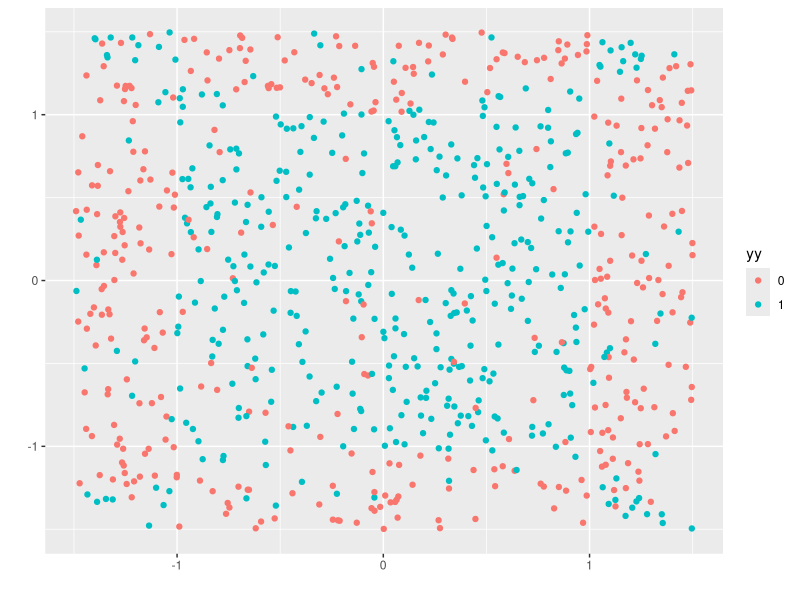
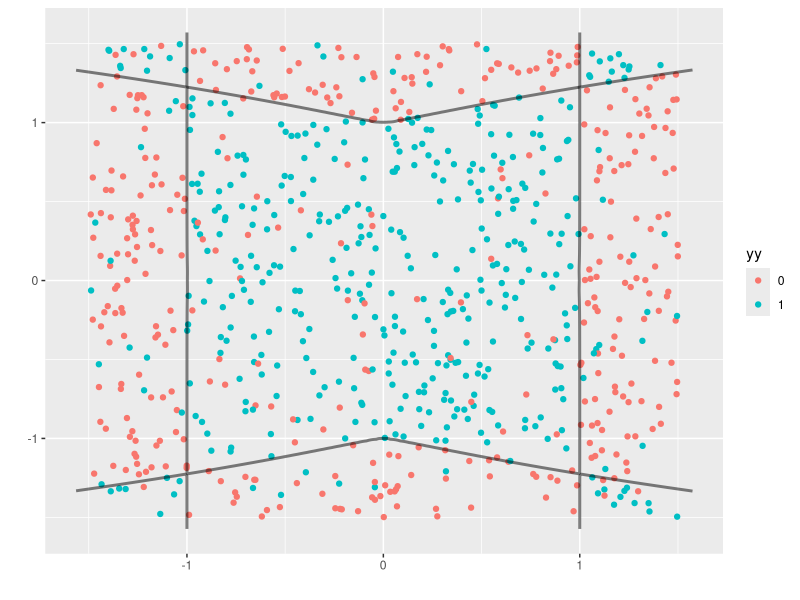
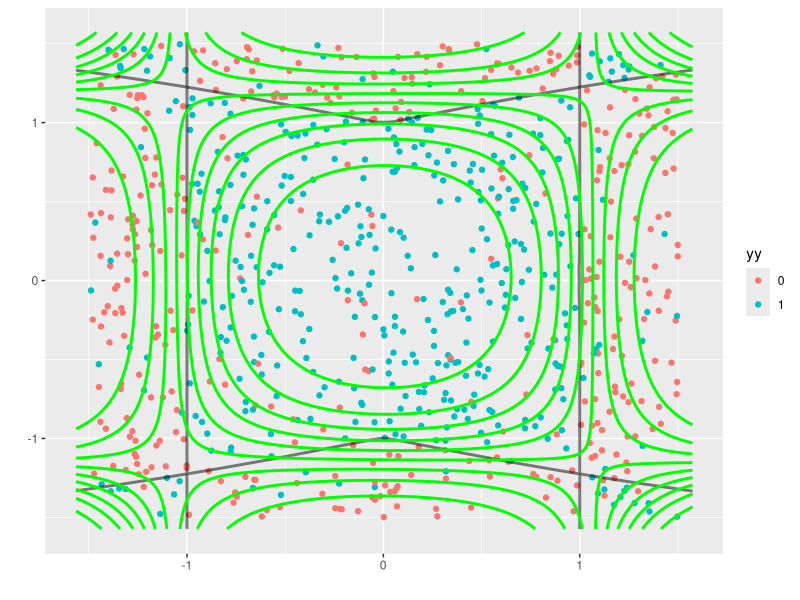

These figures' R source, in order:
## ---- chunk 1
knitr::opts_chunk$set(echo = TRUE)
library(tidyverse)
library(broom)
library(modelr)
## ---- chunk 2
set.seed(42)
## ---- chunk 3
nn <- 800

true_boundary_function <- function(x1, x2) {
  thing <- x1^2*x2^3
  (x1^2 + x2^2 - 1)^3 - thing^2
}
## ---- chunk 4
train <- data.frame(
  x1 = 1.5*(1 - 2*runif(nn)),
  x2 = 1.5*(1 - 2*runif(nn))
) %>% 
  mutate(
    separable = true_boundary_function(x1,x2) > 0,
    yy = factor(rbinom(nn, 1, 9/10 - (8/10) * as.numeric(separable)))
  )
## ---- chunk 5
train_plot <-
  ggplot(train, aes(x1, x2)) +
  geom_point(aes(color = yy)) +
  xlab("") + ylab("")
  
train_plot
## ---- chunk 6
decision_surface <- 
  data_grid(train,
          x1 = seq_range(x1, 300, expand = .05),
          x2 = seq_range(x2, 300, expand = .05)) %>%
  mutate(z = true_boundary_function(x1, x2))

boundary_plot <-
  train_plot +
  geom_contour(
    data = decision_surface,
    aes(x1, x2, z=z),
    bins = 2,
    size = 1,
    color = "black",
    alpha = .5)

boundary_plot
## ---- chunk 7
logit_model <-  
  glm(yy ~ x1 + x2 + poly(x1,2) * poly(x2,2), family = "binomial", data = train)

logit_surface <- logit_model %>%
   augment(type.predict = "response",
              newdata = decision_surface)
## ---- chunk 8
boundary_plot +
  geom_contour(
    data = logit_surface,
    aes(x1, x2, z = .fitted),
    size = 1,
    color = "green") 
## ---- chunk 9
Dist <- NULL
## ---- chunk 10
nearest_y_values <- function(x0, kk, xx, yy) 
  {
  #'
  #'
  #'@param x0 vector, 
  #'@param kk int, number of neigbours
  #'@param xx matrix, predictors
  #'@param yy vector, classes
  
}
## ---- chunk 11
knn <- function(x0, kk, xx, yy) 
  {
  #'
  #'
  #'@param x0 vector, 
  #'@param kk int, number of neigbours
  #'@param xx matrix, predictors
  #'@param yy vector, classes
  
  
  }
## ---- chunk 12
bootstrap_sample <- sample(1:nrow(train), replace = TRUE)
x <- train[bootstrap_sample, 1:2]
y <- train$y[bootstrap_sample]
## ---- chunk 13

## ---- chunk 14

## ---- chunk 15

